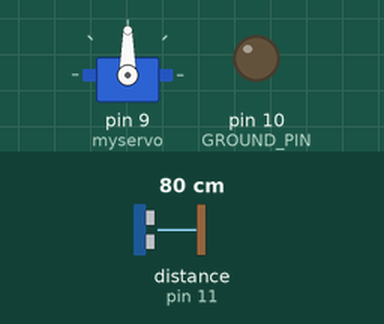
The sketch below on a simulated Arduino Uno, built with avr-gcc and run on an emulated ATmega328P. Parts: servo, output pins drawn as LEDs (lit = HIGH). Wiring (inferred from the names in the program): ultrasonic range finder: trigger pin 12; echo pin 11. The test bench sets the inputs (shaded band); at power-on: distance to the obstacle (sensor on pin 11) 80 cm. The echo pulse lasts 58.3 µs per cm; pins used as bus, display or sensor lines are not drawn; what the sketch prints to the serial monitor is not drawn.

Above: at 1.2 s.
1.3 s: distance to the obstacle (sensor on pin 11) set to 12 cm
2.8 s: distance to the obstacle (sensor on pin 11) set to 9 cm
At 4.2 s:
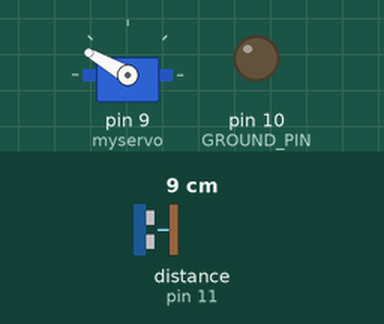
5.8 s: distance to the obstacle (sensor on pin 11) set to 2 cm
7.3 s: distance to the obstacle (sensor on pin 11) set to 35 cm
At 7.8 s:
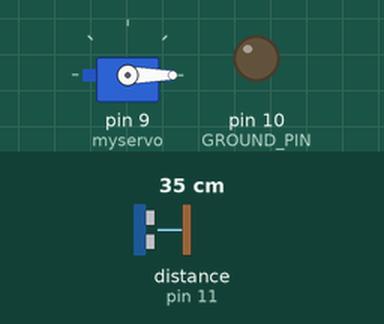
Timing chart, 0 to 9.8 s (numbered marks = the images above; inputs shaded):
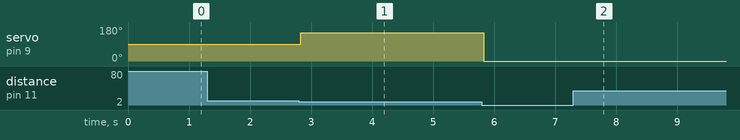

Measured:
- the behaviour switches between 11 and 10 cm on distance to the obstacle (sensor on pin 11) (found by bisection; images 0 and 1)
- after the input at 1.3 s, every drawn part: stays the same
- after the input at 2.8 s, servo on pin 9 (myservo): 90° → 150° at once
- after the input at 7.3 s, servo on pin 9 (myservo): stays 0° (without the input it goes to 150° after 1.5 s)

The sketch:

claw_no_delay.ino
```cpp
#include <Servo.h>

#define VCC_PIN 13        // VCC pin connected to pin 13
#define TRIGGER_PIN 12    // Sonar trigger pin connected to pin 12
#define ECHO_PIN 11       // Sonar echo pin connected to pin 11
#define GROUND_PIN 10     // Ground pin connected to pin 10
#define MAX_DISTANCE 15   // Maximum distance in cm. Adjust as needed

Servo myservo;

long duration;
int distance;
int rev_distance;

int dist_to_close = 10;    // Distance threshold for triggering
int delay_time = 3000;     // Delay time after triggering in milliseconds

bool run = true;

void setup() {
  myservo.attach(9);         // Servo control on pin 9
  Serial.begin(9600);
  pinMode(ECHO_PIN, INPUT);
  pinMode(TRIGGER_PIN, OUTPUT);
  pinMode(GROUND_PIN, OUTPUT);
  pinMode(VCC_PIN, OUTPUT);
  digitalWrite(GROUND_PIN, LOW);
  digitalWrite(VCC_PIN, HIGH);
}

void loop() {
  // Sonar measurement
  digitalWrite(TRIGGER_PIN, LOW);
  delayMicroseconds(2);
  digitalWrite(TRIGGER_PIN, HIGH);
  delayMicroseconds(10);
  digitalWrite(TRIGGER_PIN, LOW);

  duration = pulseIn(ECHO_PIN, HIGH);
  distance = duration * 0.034 / 2;

  if (distance > MAX_DISTANCE) {
    distance = MAX_DISTANCE;
  }

  Serial.print("Distance: ");
  Serial.println(distance);

  // Servo control
  if (distance < dist_to_close) {
    Serial.print("Switching");
    run = !run;
    if (run) {
      myservo.write(0);
    } else {
      myservo.write(150);
    }
    delay(delay_time); // Allow time for the claw to move before switching back
  }
}
```
